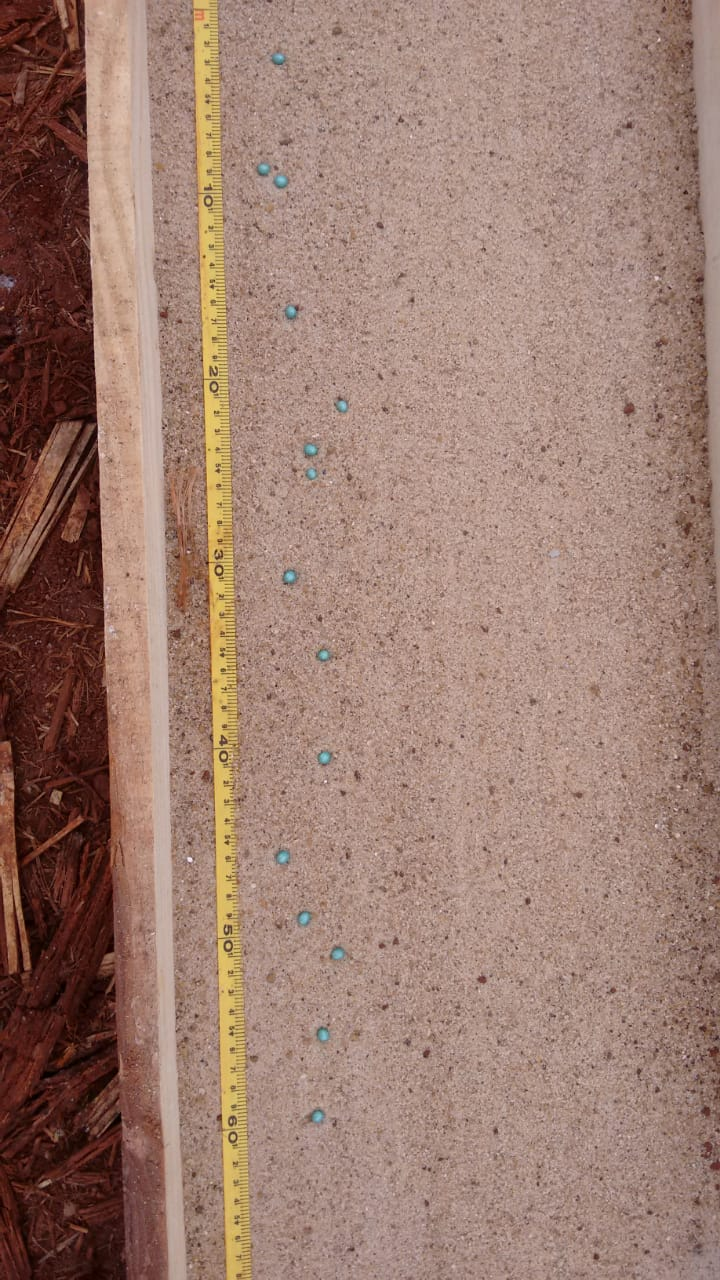
//> input picture ?image02.jpeg, 720 x 1280 px
$ ./thre '?image02.jpeg'   (built with g++ and OpenCV 4)
//> lines starting //> are read from the running program, lines starting //| are printed output that depends on the picture
/**
 * @file Threshold.cpp
 * @brief Sample code that shows how to use the diverse threshold options offered by OpenCV
 * @author OpenCV team
 */

#include <opencv2/imgproc/imgproc.hpp>
#include <opencv2/cores/imgcodecs.hpp>
#include <opencv2/highgui/highgui.hpp>
#include <iostream>

using namespace cv;
using std::cout;

/// Global variables

int threshold_value = 0;
int threshold_type = 3;
int const max_value = 255;
int const max_type = 4;
int const max_binary_value = 255;

Mat src, src_gray, dst;
const char* window_name = "Threshold Demo";

const char* trackbar_type = "Type: \n 0: Binary \n 1: Binary Inverted \n 2: Truncate \n 3: To Zero \n 4: To Zero Inverted";
const char* trackbar_value = "Value";

//![Threshold_Demo]
/**
 * @function Threshold_Demo
 */
static void Threshold_Demo( int, void* )
{
    /* 0: Binary
     1: Binary Inverted
     2: Threshold Truncated
     3: Threshold to Zero
     4: Threshold to Zero Inverted
    */
    threshold( src_gray, dst, threshold_value, max_binary_value, threshold_type );
    imshow( window_name, dst );
}
//![Threshold_Demo]

/**
 * @function main
 */
int main( int argc, char** argv )
{
    //! [load]
    String imageName("../data/stuff.jpg"); // by default
    if (argc > 1)
    {
        imageName = argv[1];
    }
    src = imread( imageName, IMREAD_COLOR ); // Load an image
//> src is the input picture: 1280 rows x 720 cols, CV_8UC3; mean B, G, R 112.6, 125.2, 156.4

    if (src.empty())
    {
        cout << "Cannot read image: " << imageName << std::endl;
        return -1;
    }

    cvtColor( src, src_gray, COLOR_BGR2GRAY ); // Convert the image to Gray
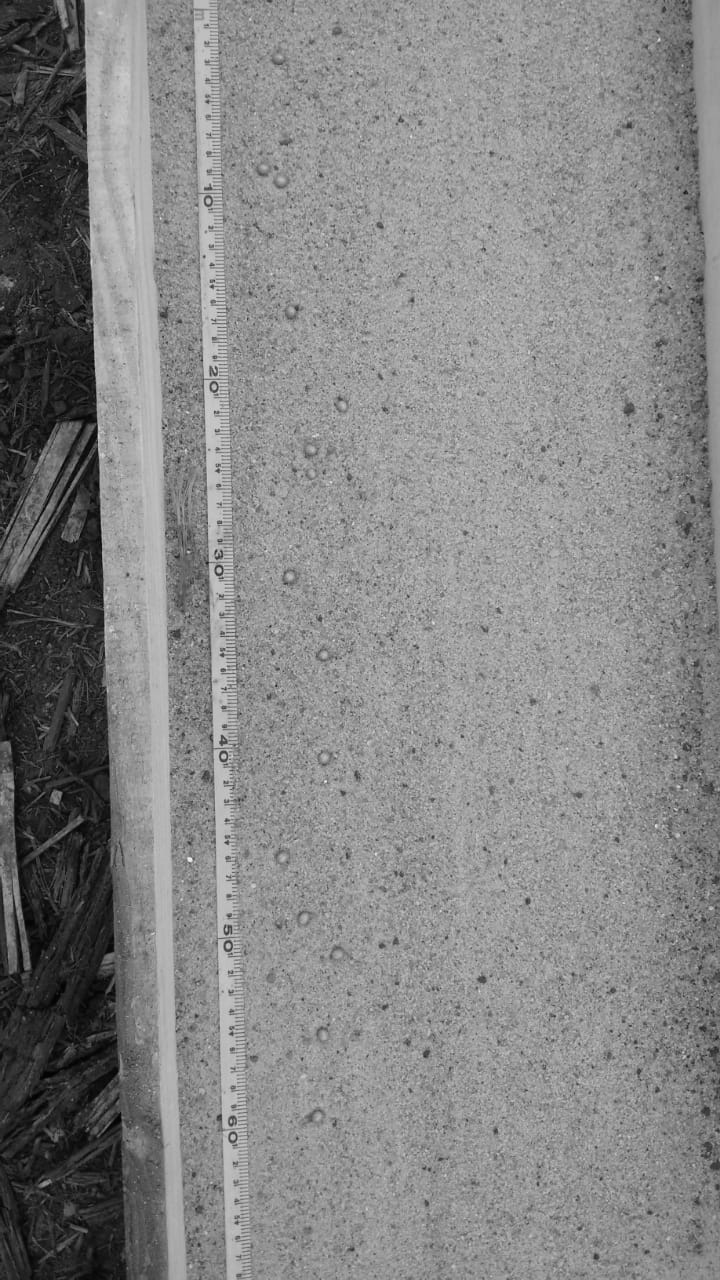
//> src_gray: 1280 rows x 720 cols, CV_8UC1; min 1, max 244, mean 133.1
    //! [load]

    //! [window]
    namedWindow( window_name, WINDOW_AUTOSIZE ); // Create a window to display results
    //! [window]

    //! [trackbar]
    createTrackbar( trackbar_type,
                    window_name, &threshold_type,
                    max_type, Threshold_Demo ); // Create Trackbar to choose type of Threshold

    createTrackbar( trackbar_value,
                    window_name, &threshold_value,
                    max_value, Threshold_Demo ); // Create Trackbar to choose Threshold value
//> slider 'Value' is set to 85
    //! [trackbar]

    Threshold_Demo( 0, 0 ); // Call the function to initialize
//> in Threshold_Demo, `threshold( src_gray, dst, threshold_value, max_binary_value, threshold..`:
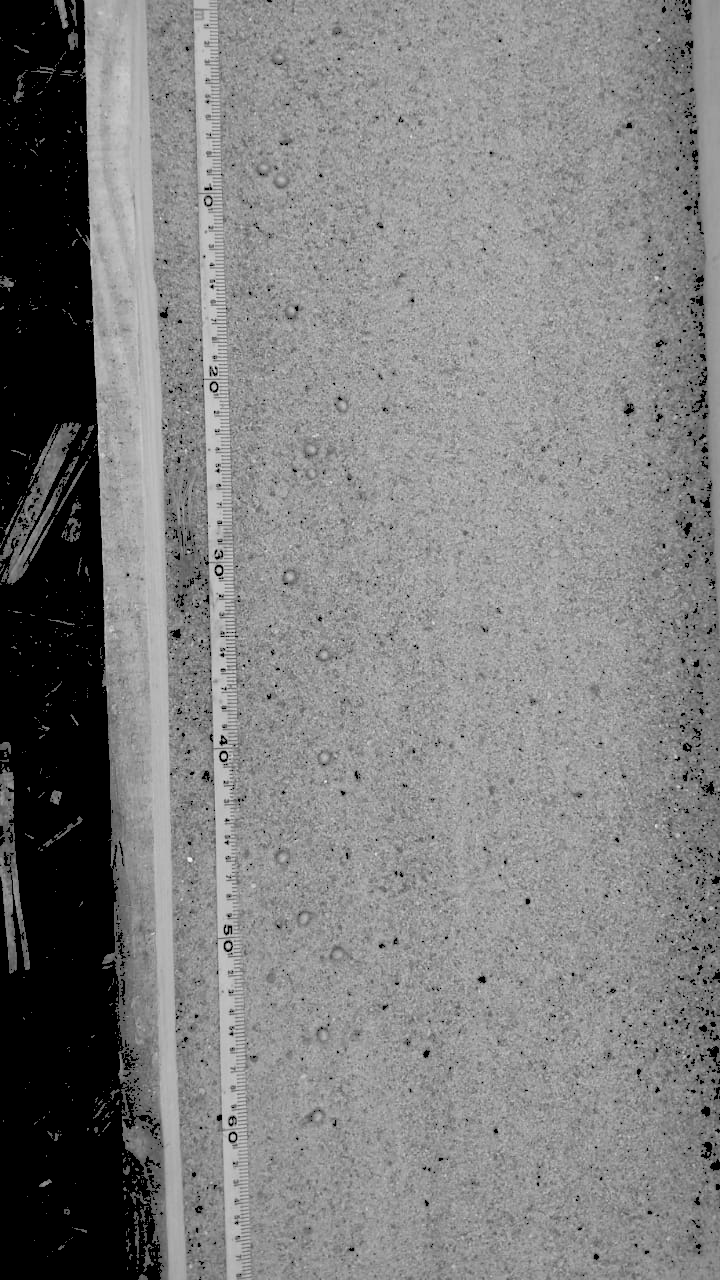
//> dst: 1280 rows x 720 cols, CV_8UC1; min 0, max 244, mean 126.9

    /// Wait until user finishes program
    waitKey();
    return 0;
}

$ run again, on file03.png
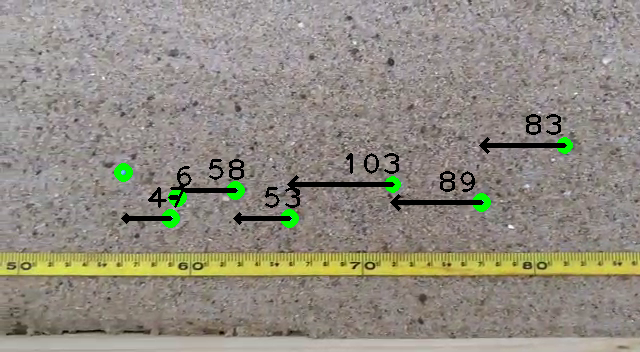
//> input picture file03.png, 640 x 352 px
//> src is the input picture: 352 rows x 640 cols, CV_8UC3; mean B, G, R 129.2, 140.3, 145.4
//> `cvtColor( src, src_gray, COLOR_BGR2GRAY );`:
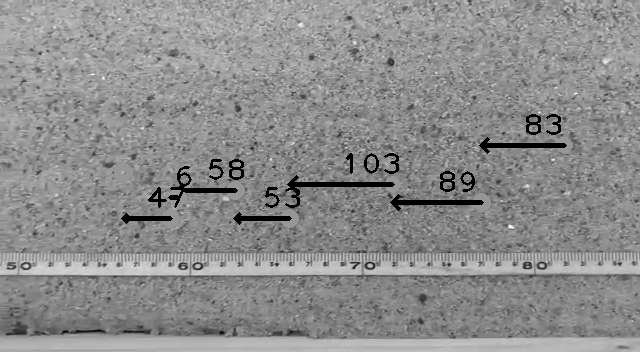
//> src_gray: 352 rows x 640 cols, CV_8UC1; min 0, max 254, mean 140.5
